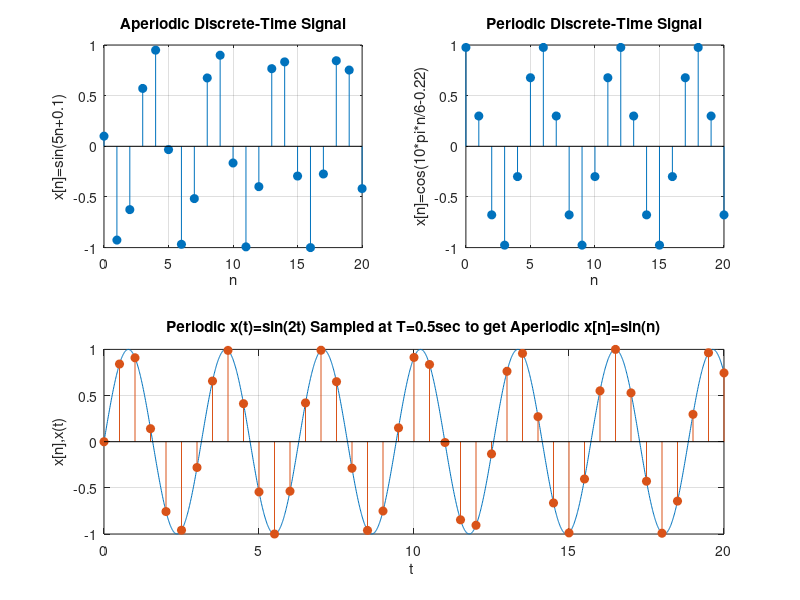

Write the MATLAB code that produced this figure.
clear; clf;                    
n = 0:20;
x = sin(5*n + 0.1);
subplot(2,2,1);
stem(n,x,'filled'); grid;
xlabel('n'); ylabel('x[n]=sin(5n+0.1)');
title('Aperiodic Discrete-Time Signal');

x = cos(10*pi*n/6 - 0.22);
subplot(2,2,2);
stem(n,x,'filled'); grid;
xlabel('n'); ylabel('x[n]=cos(10*pi*n/6-0.22)');
title('Periodic Discrete-Time Signal');

t = 0:0.01:20;                 % continuous-time values
xcon = sin(2*t);               % continuous-time signal
T = 0.5;                       % sample interval (time)       
n = 0/T:20/T;                  % discrete-time values (from t=nT)
xdisc = sin(n);                % discrete-time signal
subplot(2,1,2);                % plot both signals on continous-time axis
plot(t,xcon);                  % use t = nT for discrete-time signal
hold on;
stem(n*T, xdisc, 'filled');
hold off;
grid;
xlabel('t '); ylabel('x[n],x(t)');
title('Periodic x(t)=sin(2t) Sampled at T=0.5sec to get Aperiodic x[n]=sin(n)');